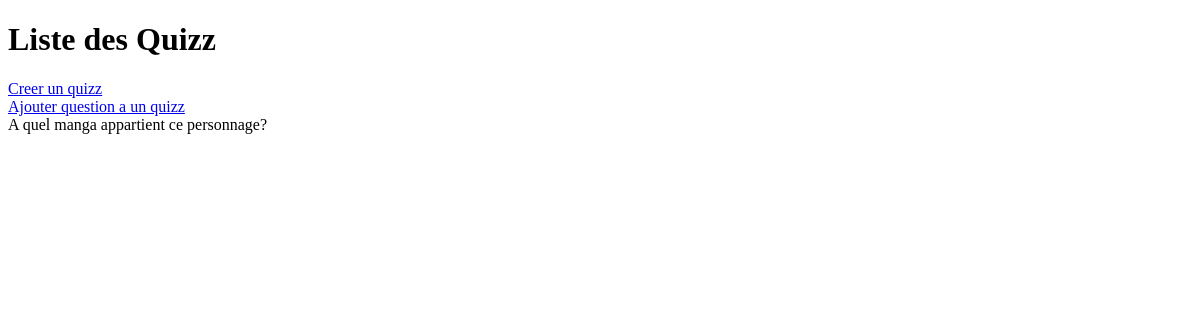
The app's page /quizz/QuizzList (signed in), older data.
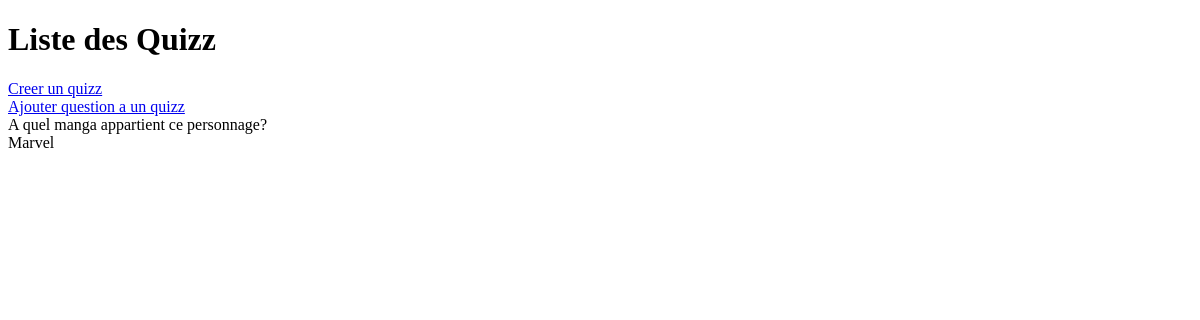
The same page, newer data.
### quizz/models.py (models this page shows)
class Quizz(models.Model):
    nom = models.CharField(max_length=200)
    categorie = models.ForeignKey(Categorie, on_delete=models.CASCADE)
    createur = models.ForeignKey(User, on_delete=models.CASCADE)
    def __str__(self):
        return self.nom

### quizz/views.py (the view)
# urls.py: path('QuizzList', views.Quizzlistpage, name="Quizzlistpage"),
def Quizzlistpage(request):
    quizzlist = Quizz.objects.all()
    return render(request, 'QuizzList.html', {'quizzlist': quizzlist})

### quizz/templates/QuizzList.html (shortened to what this page needs)
<!DOCTYPE html>
<html lang="en">
<head>
</head>
<body>
    <h1>Liste des Quizz</h1>
    {% if user.is_authenticated %}
    <a href="{% url 'Quizzcreationpage'%}">Creer un quizz</a>
    <br>
    <a href="{% url 'QuestionAjoutpage'%}">Ajouter question a un quizz</a>
    {% endif%}
    <br>
    {% for quizz in quizzlist%}
        {{ quizz }}
        <br>
    {% endfor %}
</body>
</html>

Row changes from the older to the newer data that the page shows:
added Quizz: nom "Marvel"
